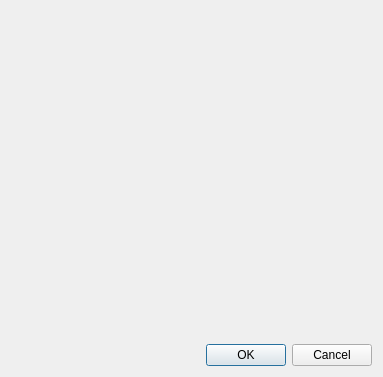
<?xml version="1.0" encoding="UTF-8"?>
<ui version="4.0">
 <class>CDialogBase</class>
 <widget class="QDialog" name="CDialogBase">
  <property name="geometry">
   <rect>
    <x>0</x>
    <y>0</y>
    <width>383</width>
    <height>377</height>
   </rect>
  </property>
  <property name="windowTitle">
   <string>Dialog</string>
  </property>
  <layout class="QGridLayout" name="gridLayout">
   <item row="0" column="0">
    <layout class="QHBoxLayout" name="horizontalLayout">
     <item>
      <spacer name="horizontalSpacer">
       <property name="orientation">
        <enum>Qt::Horizontal</enum>
       </property>
       <property name="sizeHint" stdset="0">
        <size>
         <width>40</width>
         <height>20</height>
        </size>
       </property>
      </spacer>
     </item>
     <item>
      <widget class="QLabel" name="label">
       <property name="text">
        <string/>
       </property>
       <property name="pixmap">
        <pixmap>images/logo_text.png</pixmap>
       </property>
      </widget>
     </item>
     <item>
      <spacer name="horizontalSpacer_2">
       <property name="orientation">
        <enum>Qt::Horizontal</enum>
       </property>
       <property name="sizeHint" stdset="0">
        <size>
         <width>40</width>
         <height>20</height>
        </size>
       </property>
      </spacer>
     </item>
    </layout>
   </item>
   <item row="1" column="0">
    <widget class="QDialogButtonBox" name="buttonBox">
     <property name="orientation">
      <enum>Qt::Horizontal</enum>
     </property>
     <property name="standardButtons">
      <set>QDialogButtonBox::Cancel|QDialogButtonBox::Ok</set>
     </property>
    </widget>
   </item>
  </layout>
 </widget>
 <resources/>
 <connections>
  <connection>
   <sender>buttonBox</sender>
   <signal>accepted()</signal>
   <receiver>CDialogBase</receiver>
   <slot>accept()</slot>
   <hints>
    <hint type="sourcelabel">
     <x>248</x>
     <y>254</y>
    </hint>
    <hint type="destinationlabel">
     <x>157</x>
     <y>274</y>
    </hint>
   </hints>
  </connection>
  <connection>
   <sender>buttonBox</sender>
   <signal>rejected()</signal>
   <receiver>CDialogBase</receiver>
   <slot>reject()</slot>
   <hints>
    <hint type="sourcelabel">
     <x>316</x>
     <y>260</y>
    </hint>
    <hint type="destinationlabel">
     <x>286</x>
     <y>274</y>
    </hint>
   </hints>
  </connection>
 </connections>
</ui>
